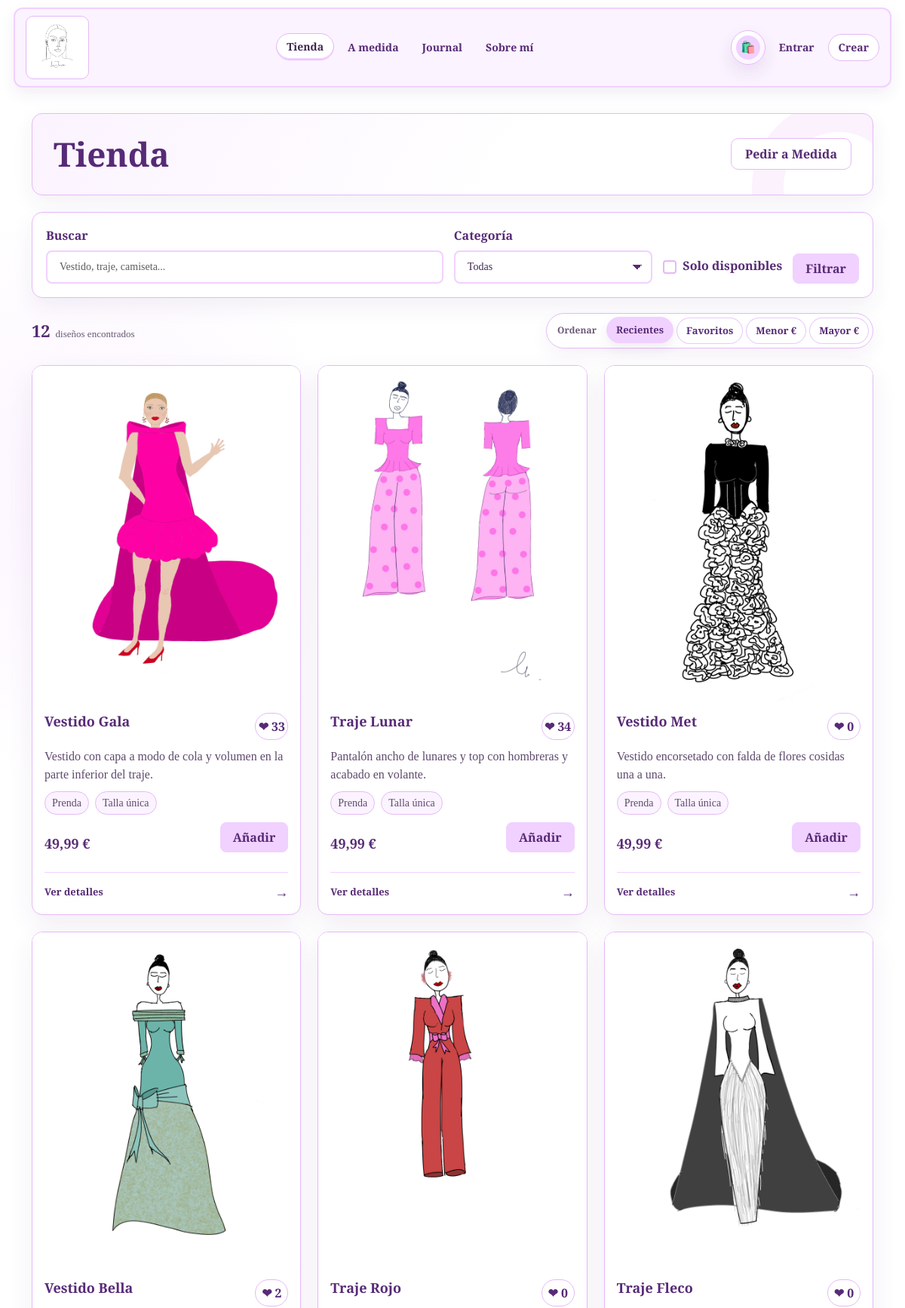
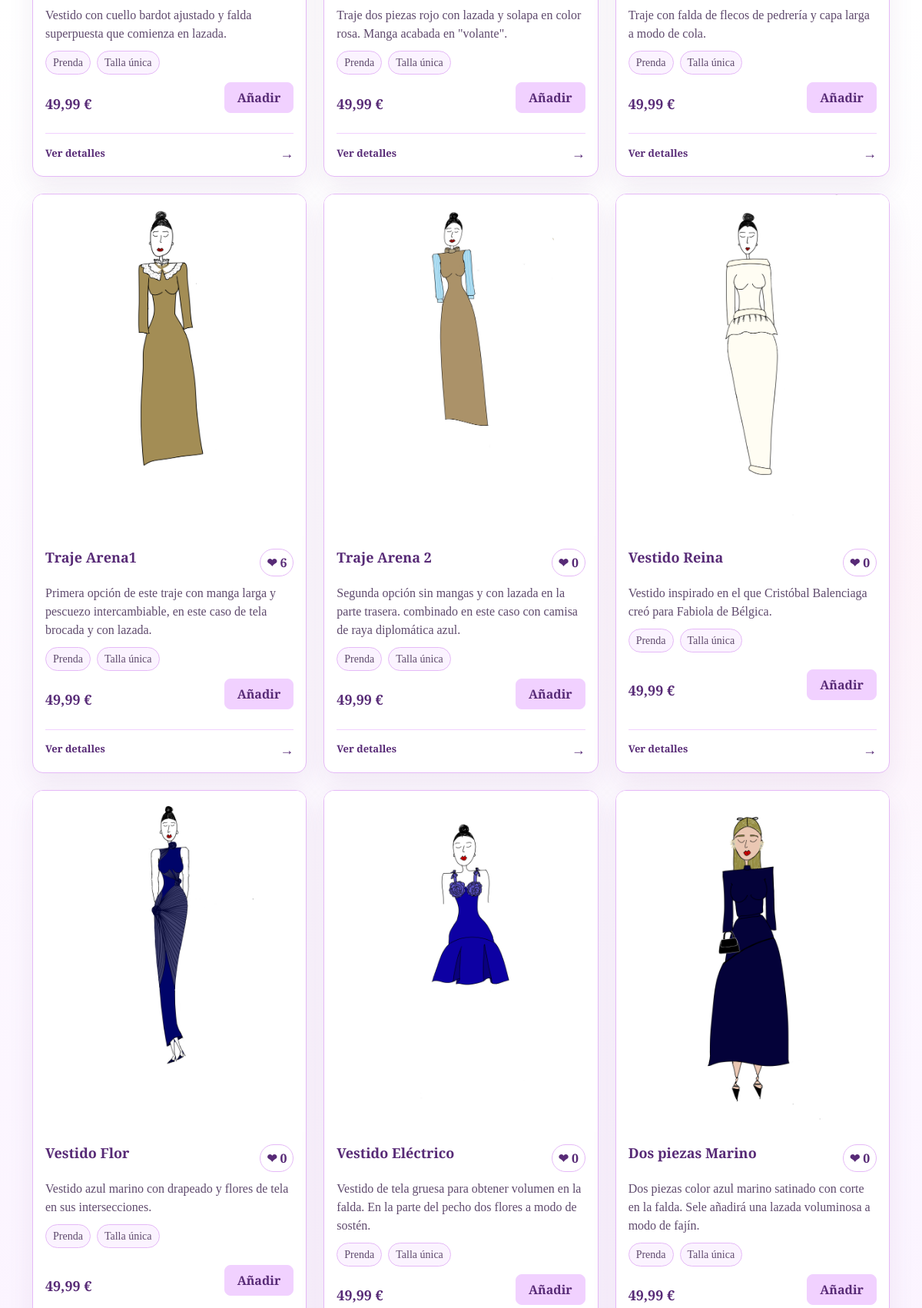
The page /diseños/ (upper part) on the database its author committed (2 pictures, top to bottom).
### apps/tienda/models.py (models this page shows, shortened)
class Diseño(models.Model):
    CATEGORIAS = [
        ('prenda', 'Prenda'),
        ('vestido', 'Vestido'),
        ('traje', 'Traje'),
        ('camiseta', 'Camiseta'),
        ('a_medida', 'A medida'),
    ]
    nombre = models.CharField('nombre', max_length=50)
    descripccion = models.CharField('descripción', max_length=120, blank=True)
    imagen_principal = models.ImageField('imagen principal', upload_to='images/',blank=True, null=True)
    imagenes_adicionales = models.ManyToManyField('Imagen', verbose_name='imágenes adicionales', related_name='imagenes_adicionales_de', blank=True)
    fecha_subida = models.DateTimeField('fecha de subida', default=timezone.now)
    popularidad = models.IntegerField('popularidad', default=0)
    categoria = models.CharField('categoría', max_length=30, choices=CATEGORIAS, default='prenda')
    precio = models.DecimalField('precio', max_digits=8, decimal_places=2, default=49.99)
    talla = models.CharField('talla', max_length=30, blank=True)
    stock = models.PositiveIntegerField('stock', default=1)
    disponible = models.BooleanField('disponible', default=True)
    class Meta:
        ordering = ['-fecha_subida']
        verbose_name = 'diseño'
        verbose_name_plural = 'diseños'
    @property
    def tiene_stock_por_talla(self):
        stocks_prefetch = getattr(self, '_prefetched_objects_cache', {}).get('stocks_talla')
        if stocks_prefetch is not None:
            return bool(stocks_prefetch)
        return self.stocks_talla.exists()
    @property
    def stock_total(self):
        stocks_prefetch = getattr(self, '_prefetched_objects_cache', {}).get('stocks_talla')
        if stocks_prefetch is not None:
            total = sum(stock.stock for stock in stocks_prefetch if stock.disponible)
            return total if stocks_prefetch else self.stock
        if self.tiene_stock_por_talla:
            return sum(stock.stock for stock in self.stocks_talla.filter(disponible=True))
        return self.stock
    @property
    def esta_disponible(self):
        return self.disponible and self.stock_total > 0

### apps/tienda/templates/tienda/lista.html (shortened to what this page needs)
{% extends "base.html" %}
{% load static %}
{% block contenido %}
<div class="container tienda-page">
    <header class="lu-page-header tienda-header">
        <div>
            <h1 class="contenido">Tienda</h1>
        </div>
        {% if request.user.is_staff %}
            <a href="{% url "crear" %}" class="contenido lu-btn">Añadir Diseño</a>
        {% else %}
            <a href="{% url "diseño_a_medida" %}" class="contenido lu-btn lu-btn-ghost">Pedir a Medida</a>
        {% endif %}
    </header>
    <form method="get" class="tienda-filtros">
        <div>
            <label class="contenido form-label">Buscar</label>
            <input type="text" name="q" value="{{ busqueda }}" class="form-control form-control-lg" placeholder="Vestido, traje, camiseta...">
        </div>
        <div>
            <label class="contenido form-label">Categoría</label>
            <select name="categoria" class="form-control form-control-lg">
                <option value="">Todas</option>
            </select>
        </div>
        <label class="contenido tienda-check">
            <input type="checkbox" class="form-check-input" name="disponibles" value="1" {% if solo_disponibles %}checked{% endif %}>
            Solo disponibles
        </label>
        <button type="submit" class="contenido lu-shop-btn lu-shop-btn-primary">Filtrar</button>
    </form>
    <div class="tienda-toolbar">
        <div class="tienda-results">
            <strong class="contenido">{{ diseños|length }}</strong>
            <span>{% if diseños|length == 1 %}diseño encontrado{% else %}diseños encontrados{% endif %}</span>
        </div>
        <div class="tienda-orden">
            <span class="contenido tienda-orden-label">Ordenar</span>
            <a href="?orden=fecha_reciente" class="contenido orden-pill {% if orden == 'fecha_reciente' %}is-active{% endif %}">Recientes</a>
            <a href="?orden=popularidad" class="contenido orden-pill {% if orden == 'popularidad' %}is-active{% endif %}">Favoritos</a>
            <a href="?orden=precio_menor" class="contenido orden-pill {% if orden == 'precio_menor' %}is-active{% endif %}">Menor €</a>
            <a href="?orden=precio_mayor" class="contenido orden-pill {% if orden == 'precio_mayor' %}is-active{% endif %}">Mayor €</a>
        </div>
    </div>
    {% if diseños %}
        <div class="tienda-grid">
            {% for d in diseños %}
                <article class="producto-card">
                    <a href="{% url "detalle_diseño" pk=d.pk %}" class="producto-img-link">
                        {% if d.imagen_principal %}
                            <img src="{{ d.imagen_principal.url }}" class="producto-img" alt="{{ d.nombre }}">
                        {% else %}
                            <img src="{% static 'img/default.jpg' %}" class="producto-img" alt="Imagen por defecto">
                        {% endif %}
                    </a>
                    <div class="producto-info">
                        <div class="producto-heading">
                            <a href="{% url "detalle_diseño" pk=d.pk %}">
                                <h5 class="contenido card-title">{{ d.nombre }}</h5>
                            </a>
                            {% if not request.user.is_staff %}
                                <a href="{% if request.user.is_authenticated %}#{% else %}{% url 'login' %}?next={{ request.get_full_path|urlencode }}{% endif %}" class="contenido like-link {% if d.id in liked_ids %}liked{% endif %}" data-id="{{ d.id }}" aria-label="Favorito">
                                    ❤ <span class="likes-count">{{ d.popularidad }}</span>
                                </a>
                            {% endif %}
                        </div>
                        <p class="producto-desc">{{ d.descripccion }}</p>
                        <div class="producto-meta">
                            <span>{{ d.get_categoria_display }}</span>
                            {% if d.tiene_stock_por_talla %}
                                <span>Varias tallas</span>
                            {% else %}
                                <span>Talla única</span>
                            {% endif %}
                        </div>
                        <div class="producto-compra">
                            <strong class="contenido producto-precio">
                                {% if d.precio > 0 %}{{ d.precio }} €{% else %}Consultar{% endif %}
                            </strong>
                            {% if request.user.is_staff %}
                                <span class="producto-admin-status">{% if d.esta_disponible %}Disponible{% else %}Agotado{% endif %}</span>
                            {% elif d.esta_disponible %}
                                <form method="post" action="{% url 'agregar_al_carrito' d.pk %}">
                                    <button type="submit" class="contenido lu-shop-btn lu-shop-btn-primary">Añadir</button>
                                </form>
                            {% else %}
                                <span class="producto-agotado">Agotado</span>
                            {% endif %}
                        </div>
                        <a href="{% url "detalle_diseño" pk=d.pk %}" class="producto-detail-link">
                            Ver detalles <span aria-hidden="true">→</span>
                        </a>
                    </div>
                </article>
            {% endfor %}
        </div>
    {% endif %}
</div>
<link rel="stylesheet" href="{% static 'css/pages/tienda.css' %}?v=order-mobile-3"/>
{% endblock %}

### templates/base.html (shortened to what this page needs)
{% load static %}
{% load bootstrap5 %}
{% bootstrap_css %}
<html>
<head>
  <link rel="stylesheet" href="{%static 'css/base.css'%}?v=nav-cart-circle"/>
</head>
<body>
    <nav class="tienda-nav" aria-label="Navegación principal">
        {% with current_url=request.resolver_match.url_name %}
        <div class="nav-shell">
            <a class="nav-logo" href="{% url "diseños" %}" aria-label="Ir a la tienda">
                <img class="img-logo" src="{% static "img/LogoLucia.PNG" %}" alt="LuJapon">
            </a>
            <div class="nav-main">
                <a class="contenido navbar-brand {% if current_url == 'diseños' or current_url == 'detalle_diseño' %}is-active{% endif %}" href="{% url "diseños" %}">Tienda</a>
                <a class="contenido navbar-brand {% if current_url == 'diseño_a_medida' or current_url == 'peticionesForm' %}is-active{% endif %}" href="{% url "diseño_a_medida" %}">A medida</a>
                <a class="contenido navbar-brand {% if current_url == 'blog' or current_url == 'blog_detalle' %}is-active{% endif %}" href="{% url "blog" %}">Journal</a>
                <a class="contenido navbar-brand {% if current_url == 'sobreMi' %}is-active{% endif %}" href="{% url "sobreMi" %}">Sobre mí</a>
            </div>
            <div class="nav-user">
                {% if request.user.is_authenticated %}
                    {% if request.user.is_staff %}
                        <span class="nav-role nav-role-admin">Admin</span>
                        <a class="contenido navbar-brand nav-admin {% if current_url == 'dashboard' %}is-active{% endif %}" href="{% url "dashboard" %}">Panel</a>
                    {% else %}
                        <a class="contenido navbar-brand nav-cart {% if current_url == 'carrito' or current_url == 'checkout' %}is-active{% endif %}" href="{% url "carrito" %}" aria-label="Ver cesta">
                            <span class="nav-cart-icon" aria-hidden="true">&#128717;&#65039;</span>
                            {% if request.session.carrito %}<span class="nav-cart-count" aria-label="{{ request.session.carrito|length }} productos">{{ request.session.carrito|length }}</span>{% endif %}
                        </a>
                        <a class="contenido navbar-brand {% if current_url == 'pedidos_usuario' or current_url == 'pedido_detalle' %}is-active{% endif %}" href="{% url "pedidos_usuario" %}">Pedidos</a>
                        <a class="contenido navbar-brand {% if current_url == 'cuenta' %}is-active{% endif %}" href="{% url "cuenta" %}">Perfil</a>
                    {% endif %}
                    <a class="contenido navbar-brand" href="{% url "logout" %}">Salir</a>
                {% else %}
                    <a class="contenido navbar-brand nav-cart {% if current_url == 'carrito' or current_url == 'checkout' %}is-active{% endif %}" href="{% url "carrito" %}" aria-label="Ver cesta">
                        <span class="nav-cart-icon" aria-hidden="true">&#128717;&#65039;</span>
                    </a>
                    <a class="contenido navbar-brand {% if current_url == 'login' %}is-active{% endif %}" href="{% url "login" %}">Entrar</a>
                    <a class="contenido navbar-brand nav-register {% if current_url == 'registro' %}is-active{% endif %}" href="{% url "registro" %}">Crear</a>
                {% endif %}
            </div>
        </div>
        {% endwith %}
    </nav>
    {% block contenido %}
    {% endblock  %}
</body>
</html>

### static/css/pages/tienda.css (style rules this page uses)
.tienda-page { padding-top: 24px; padding-bottom: 48px; }
.tienda-header { align-items: center; }
.tienda-filtros { border: 1px solid #e5b9f7; border-radius: 14px; padding: 18px; display: grid; grid-template-columns: minmax(220px, 2fr) minmax(180px, 1fr) auto auto; gap: 14px; align-items: end; margin-bottom: 20px; background: rgba(255, 255, 255, 0.9); box-shadow: 0 12px 28px rgba(87, 42, 118, 0.07); }
.tienda-filtros > *, .producto-card, .producto-info, .carrito-main, .carrito-summary, .checkout-form-panel, .checkout-summary-panel, .pedido-card, .pedido-detail-layout > * { min-width: 0; }
.tienda-check { display: flex; align-items: center; gap: 8px; min-height: 48px; }
.tienda-toolbar { display: grid; grid-template-columns: auto minmax(0, auto); align-items: center; justify-content: space-between; gap: 16px; margin-bottom: 22px; }
.tienda-results { display: flex; align-items: baseline; gap: 7px; color: #6a5875; font-size: 13px; }
.tienda-results strong { font-size: 22px; }
.tienda-orden { display: flex; align-items: center; flex-wrap: nowrap; gap: 4px; margin: 0; padding: 5px; border: 1px solid #e5b9f7; border-radius: 999px; background: rgba(255, 255, 255, 0.88); box-shadow: 0 10px 24px rgba(87, 42, 118, 0.06); }
.tienda-orden-label { display: inline-flex; align-items: center; justify-content: center; min-height: 34px; padding: 0 9px; color: #6a5875; font-size: 12px; }
.orden-pill { display: inline-flex; align-items: center; justify-content: center; min-height: 34px; padding: 7px 12px; border: 1px solid rgba(229, 185, 247, 0.78); border-radius: 999px; background: #fff; color: rgb(87, 42, 118); font-size: 13px; white-space: nowrap; transition: background-color .18s ease, border-color .18s ease, transform .18s ease, box-shadow .18s ease; }
.orden-pill:hover, .orden-pill.is-active { background: #f1d1ff; border-color: #f1d1ff; color: rgb(87, 42, 118); transform: translateY(-1px); box-shadow: 0 7px 16px rgba(87, 42, 118, 0.09); }
.tienda-grid { display: grid; grid-template-columns: repeat(auto-fill, minmax(min(280px, 100%), 1fr)); gap: 22px; }
.producto-card { border: 1px solid #e5b9f7; border-radius: 14px; overflow: hidden; background: #fff; display: flex; flex-direction: column; min-height: 100%; box-shadow: 0 14px 34px rgba(87, 42, 118, 0.08); transition: transform .18s ease, box-shadow .18s ease, border-color .18s ease; }
.producto-img-link { position: relative; overflow: hidden; display: block; background: #fbf3ff; }
.producto-img { width: 100%; aspect-ratio: 4 / 5; object-fit: cover; display: block; transition: transform .35s ease; }
.producto-info { padding: 16px; display: flex; flex-direction: column; gap: 10px; flex: 1; }
.producto-detail-link { display: flex; align-items: center; justify-content: space-between; gap: 12px; margin-top: auto; padding-top: 12px; border-top: 1px solid #f1d1ff; font-size: 13px; font-weight: 800; }
.producto-detail-link span { font-size: 18px; transition: transform .18s ease; }
.producto-heading { display: flex; justify-content: space-between; gap: 12px; align-items: flex-start; }
.producto-heading h5 { margin: 0; font-size: 18px; line-height: 1.3; }
.producto-desc { margin: 0; color: #5f4a6d; min-height: 44px; }
.producto-meta { display: flex; flex-wrap: wrap; gap: 8px; font-size: 14px; color: #5f4a6d; }
.producto-meta span { border: 1px solid #e5b9f7; border-radius: 999px; padding: 4px 9px; background: #fbf3ff; }
.producto-compra { display: flex; align-items: center; justify-content: space-between; gap: 12px; margin-top: auto; }
.producto-precio { font-size: 18px; }
.like-link { white-space: nowrap; min-width: 44px; height: 36px; display: inline-flex; align-items: center; justify-content: center; gap: 4px; border: 1px solid #e5b9f7; border-radius: 999px; background: #fff; color: rgb(87, 42, 118); }
.lu-shop-btn { display: inline-flex; align-items: center; justify-content: center; min-height: 40px; padding: 9px 16px; border-radius: 8px; border: 1px solid #e5b9f7; background: #fff; color: rgb(87, 42, 118); line-height: 1; cursor: pointer; transition: background-color .18s ease, border-color .18s ease, transform .18s ease, box-shadow .18s ease; }
.lu-shop-btn-primary { background: #f1d1ff; border-color: #f1d1ff; }
.form-control-lg { font-size: 14px; }

### rows shown on the page
Diseño: imagen_principal (picture), nombre "Vestido Gala", popularidad "33", descripccion "Vestido con capa a modo de cola y volumen en la parte inferior del traje.", categoria "Prenda", shows "Talla única", precio "49,99"
Diseño: imagen_principal (picture), nombre "Traje Lunar", popularidad "34", descripccion "Pantalón ancho de lunares y top con hombreras y acabado en volante.", categoria "Prenda", shows "Talla única", precio "49,99"
Diseño: imagen_principal (picture), nombre "Vestido Met", popularidad "0", descripccion "Vestido encorsetado con falda de flores cosidas una a una.", categoria "Prenda", shows "Talla única", precio "49,99"
Diseño: imagen_principal (picture), nombre "Vestido Bella", popularidad "2", descripccion "Vestido con cuello bardot ajustado y falda superpuesta que comienza en lazada.", categoria "Prenda", shows "Talla única", precio "49,99"
Diseño: imagen_principal (picture), nombre "Traje Rojo", popularidad "0", descripccion "Traje dos piezas rojo con lazada y solapa en color rosa. Manga acabada en \"volante\".", categoria "Prenda", shows "Talla única", precio "49,99"
Diseño: imagen_principal (picture), nombre "Traje Fleco", popularidad "0", descripccion "Traje con falda de flecos de pedrería y capa larga a modo de cola.", categoria "Prenda", shows "Talla única", precio "49,99"
Diseño: imagen_principal (picture), nombre "Traje Arena1", popularidad "6", descripccion "Primera opción de este traje con manga larga y pescuezo intercambiable, en este caso de tela brocada y con lazada.", categoria "Prenda", shows "Talla única", precio "49,99"
Diseño: imagen_principal (picture), nombre "Traje Arena 2", popularidad "0", descripccion "Segunda opción sin mangas y con lazada en la parte trasera. combinado en este caso con camisa de raya diplomática azul.", categoria "Prenda", shows "Talla única", precio "49,99"
Diseño: imagen_principal (picture), nombre "Vestido Reina", popularidad "0", descripccion "Vestido inspirado en el que Cristóbal Balenciaga creó para Fabiola de Bélgica.", categoria "Prenda", shows "Talla única", precio "49,99"
Diseño: imagen_principal (picture), nombre "Vestido Flor", popularidad "0", descripccion "Vestido azul marino con drapeado y flores de tela en sus intersecciones.", categoria "Prenda", shows "Talla única", precio "49,99"
Diseño: imagen_principal (picture), nombre "Vestido Eléctrico", popularidad "0", descripccion "Vestido de tela gruesa para obtener volumen en la falda. En la parte del pecho dos flores a modo de sostén.", categoria "Prenda", shows "Talla única", precio "49,99"
Diseño: imagen_principal (picture), nombre "Dos piezas Marino", popularidad "0", descripccion "Dos piezas color azul marino satinado con corte en la falda. Sele añadirá una lazada voluminosa a modo de fajín.", categoria "Prenda", shows "Talla única", precio "49,99"

### other values the page prints
{{ diseños|length }} "12"
